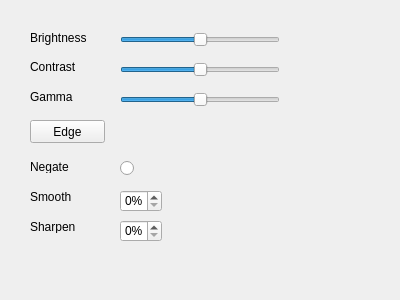
<?xml version="1.0" encoding="UTF-8"?>
<ui version="4.0">
 <class>pictureedits</class>
 <widget class="QWidget" name="pictureedits">
  <property name="geometry">
   <rect>
    <x>0</x>
    <y>0</y>
    <width>400</width>
    <height>300</height>
   </rect>
  </property>
  <property name="windowTitle">
   <string>Form</string>
  </property>
  <widget class="QSpinBox" name="smoothSpinBox">
   <property name="geometry">
    <rect>
     <x>120</x>
     <y>190</y>
     <width>42</width>
     <height>22</height>
    </rect>
   </property>
   <property name="suffix">
    <string>%</string>
   </property>
   <property name="singleStep">
    <number>10</number>
   </property>
  </widget>
  <widget class="QSpinBox" name="sharpenSpinBox">
   <property name="geometry">
    <rect>
     <x>120</x>
     <y>220</y>
     <width>42</width>
     <height>22</height>
    </rect>
   </property>
   <property name="suffix">
    <string>%</string>
   </property>
   <property name="prefix">
    <string/>
   </property>
   <property name="singleStep">
    <number>10</number>
   </property>
  </widget>
  <widget class="QSlider" name="brightnessSlider">
   <property name="geometry">
    <rect>
     <x>120</x>
     <y>30</y>
     <width>160</width>
     <height>19</height>
    </rect>
   </property>
   <property name="minimum">
    <number>-12</number>
   </property>
   <property name="maximum">
    <number>12</number>
   </property>
   <property name="pageStep">
    <number>1</number>
   </property>
   <property name="orientation">
    <enum>Qt::Horizontal</enum>
   </property>
  </widget>
  <widget class="QSlider" name="contrastSlider">
   <property name="geometry">
    <rect>
     <x>120</x>
     <y>60</y>
     <width>160</width>
     <height>19</height>
    </rect>
   </property>
   <property name="minimum">
    <number>-12</number>
   </property>
   <property name="maximum">
    <number>12</number>
   </property>
   <property name="pageStep">
    <number>1</number>
   </property>
   <property name="orientation">
    <enum>Qt::Horizontal</enum>
   </property>
  </widget>
  <widget class="QLabel" name="label">
   <property name="geometry">
    <rect>
     <x>30</x>
     <y>30</y>
     <width>61</width>
     <height>16</height>
    </rect>
   </property>
   <property name="text">
    <string>Brightness</string>
   </property>
  </widget>
  <widget class="QLabel" name="label_2">
   <property name="geometry">
    <rect>
     <x>30</x>
     <y>60</y>
     <width>46</width>
     <height>13</height>
    </rect>
   </property>
   <property name="text">
    <string>Contrast</string>
   </property>
  </widget>
  <widget class="QLabel" name="label_3">
   <property name="geometry">
    <rect>
     <x>30</x>
     <y>160</y>
     <width>46</width>
     <height>13</height>
    </rect>
   </property>
   <property name="text">
    <string>Negate</string>
   </property>
  </widget>
  <widget class="QLabel" name="label_4">
   <property name="geometry">
    <rect>
     <x>30</x>
     <y>190</y>
     <width>46</width>
     <height>13</height>
    </rect>
   </property>
   <property name="text">
    <string>Smooth</string>
   </property>
  </widget>
  <widget class="QLabel" name="label_5">
   <property name="geometry">
    <rect>
     <x>30</x>
     <y>220</y>
     <width>46</width>
     <height>13</height>
    </rect>
   </property>
   <property name="text">
    <string>Sharpen</string>
   </property>
  </widget>
  <widget class="QLabel" name="label_6">
   <property name="geometry">
    <rect>
     <x>30</x>
     <y>90</y>
     <width>46</width>
     <height>13</height>
    </rect>
   </property>
   <property name="text">
    <string>Gamma</string>
   </property>
  </widget>
  <widget class="QSlider" name="gammaSlider">
   <property name="geometry">
    <rect>
     <x>120</x>
     <y>90</y>
     <width>160</width>
     <height>19</height>
    </rect>
   </property>
   <property name="minimum">
    <number>-12</number>
   </property>
   <property name="maximum">
    <number>12</number>
   </property>
   <property name="pageStep">
    <number>1</number>
   </property>
   <property name="orientation">
    <enum>Qt::Horizontal</enum>
   </property>
  </widget>
  <widget class="QRadioButton" name="radioButton">
   <property name="geometry">
    <rect>
     <x>120</x>
     <y>160</y>
     <width>82</width>
     <height>17</height>
    </rect>
   </property>
   <property name="text">
    <string/>
   </property>
  </widget>
  <widget class="QPushButton" name="edgeButton">
   <property name="geometry">
    <rect>
     <x>30</x>
     <y>120</y>
     <width>75</width>
     <height>23</height>
    </rect>
   </property>
   <property name="text">
    <string>Edge</string>
   </property>
  </widget>
 </widget>
 <resources/>
 <connections/>
</ui>
